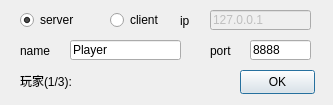
<?xml version="1.0" encoding="UTF-8"?>
<ui version="4.0">
 <class>Dialog</class>
 <widget class="QDialog" name="Dialog">
  <property name="geometry">
   <rect>
    <x>0</x>
    <y>0</y>
    <width>333</width>
    <height>105</height>
   </rect>
  </property>
  <property name="windowTitle">
   <string>Dialog</string>
  </property>
  <widget class="QPushButton" name="submit">
   <property name="geometry">
    <rect>
     <x>240</x>
     <y>70</y>
     <width>75</width>
     <height>24</height>
    </rect>
   </property>
   <property name="text">
    <string>OK</string>
   </property>
  </widget>
  <widget class="QRadioButton" name="server">
   <property name="geometry">
    <rect>
     <x>20</x>
     <y>10</y>
     <width>61</width>
     <height>20</height>
    </rect>
   </property>
   <property name="text">
    <string>server</string>
   </property>
   <property name="checked">
    <bool>true</bool>
   </property>
  </widget>
  <widget class="QLineEdit" name="port">
   <property name="geometry">
    <rect>
     <x>250</x>
     <y>40</y>
     <width>61</width>
     <height>20</height>
    </rect>
   </property>
   <property name="text">
    <string>8888</string>
   </property>
  </widget>
  <widget class="QLabel" name="label">
   <property name="geometry">
    <rect>
     <x>210</x>
     <y>40</y>
     <width>31</width>
     <height>21</height>
    </rect>
   </property>
   <property name="text">
    <string>port</string>
   </property>
  </widget>
  <widget class="QRadioButton" name="client">
   <property name="geometry">
    <rect>
     <x>110</x>
     <y>10</y>
     <width>61</width>
     <height>20</height>
    </rect>
   </property>
   <property name="text">
    <string>client</string>
   </property>
  </widget>
  <widget class="QLineEdit" name="ip">
   <property name="enabled">
    <bool>false</bool>
   </property>
   <property name="geometry">
    <rect>
     <x>210</x>
     <y>10</y>
     <width>101</width>
     <height>20</height>
    </rect>
   </property>
   <property name="text">
    <string>127.0.0.1</string>
   </property>
  </widget>
  <widget class="QLabel" name="label_2">
   <property name="geometry">
    <rect>
     <x>180</x>
     <y>10</y>
     <width>16</width>
     <height>21</height>
    </rect>
   </property>
   <property name="text">
    <string>ip</string>
   </property>
  </widget>
  <widget class="QLineEdit" name="name">
   <property name="geometry">
    <rect>
     <x>70</x>
     <y>40</y>
     <width>111</width>
     <height>20</height>
    </rect>
   </property>
   <property name="text">
    <string>Player</string>
   </property>
  </widget>
  <widget class="QLabel" name="label_3">
   <property name="geometry">
    <rect>
     <x>20</x>
     <y>40</y>
     <width>41</width>
     <height>21</height>
    </rect>
   </property>
   <property name="text">
    <string>name</string>
   </property>
  </widget>
  <widget class="QLabel" name="information">
   <property name="geometry">
    <rect>
     <x>20</x>
     <y>70</y>
     <width>211</width>
     <height>21</height>
    </rect>
   </property>
   <property name="text">
    <string>玩家(1/3):</string>
   </property>
  </widget>
 </widget>
 <resources/>
 <connections/>
</ui>
